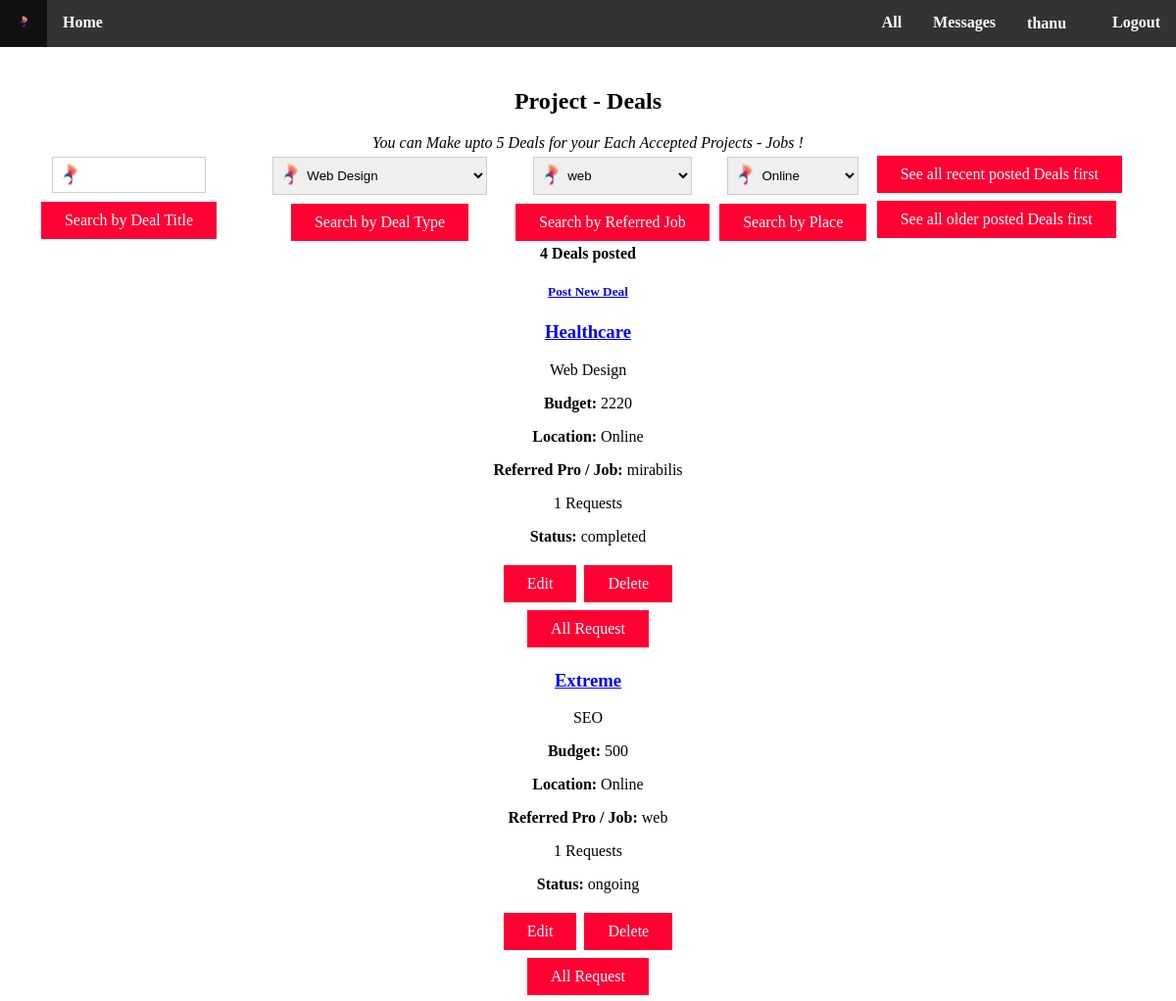
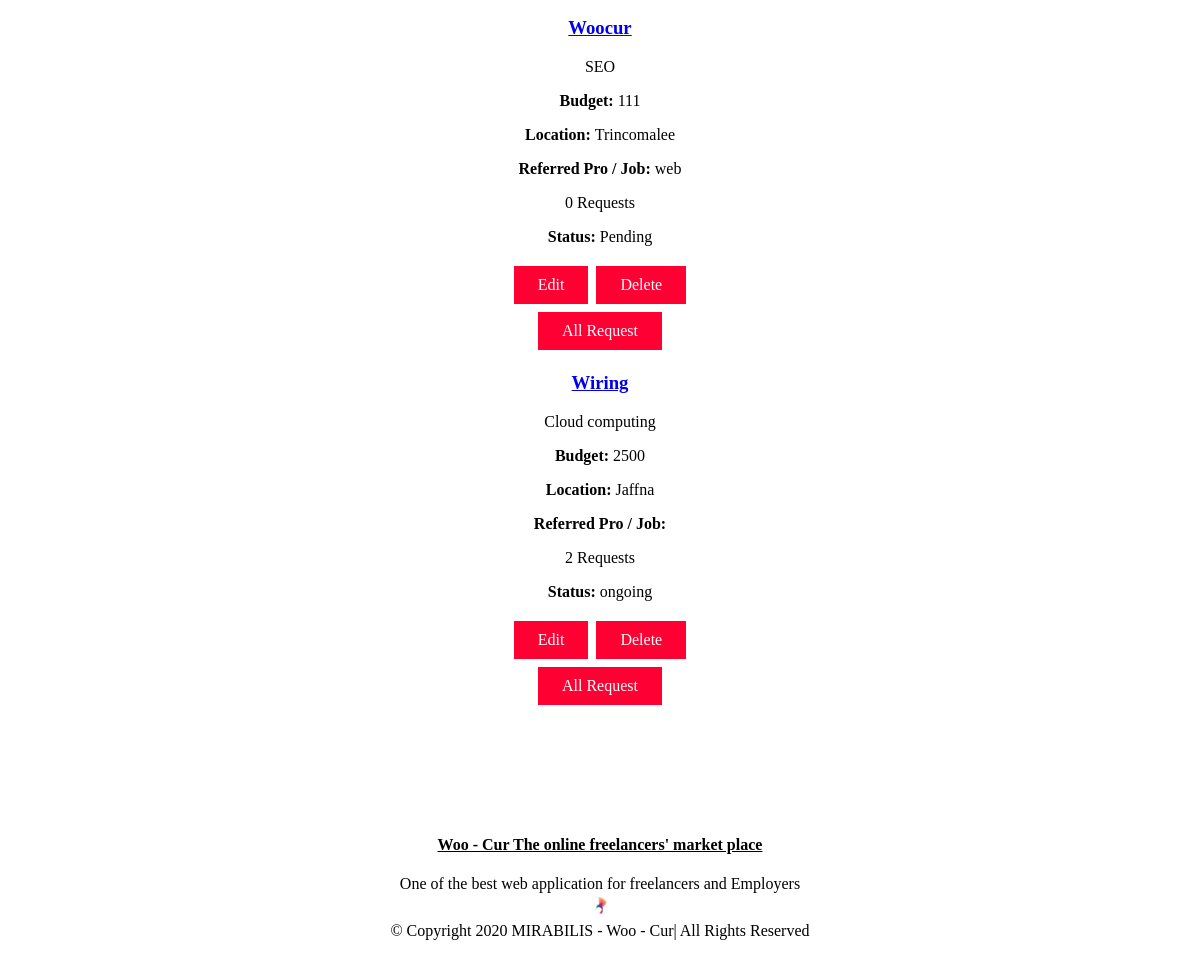
The page /deals.php (signed in) on the database its author committed (2 pictures, top to bottom).
### tables this page shows
CREATE TABLE IF NOT EXISTS `user` (
  `id` int(11) NOT NULL AUTO_INCREMENT,
  `name` varchar(255) NOT NULL,
  `password` varchar(255) NOT NULL,
  `address` varchar(255) NOT NULL,
  `email` varchar(255) NOT NULL,
  `contact` varchar(255) NOT NULL,
  `dob` date NOT NULL,
  `gender` varchar(255) NOT NULL,
  `usertype` varchar(255) NOT NULL,
  `photo` varchar(255) NOT NULL,
  `verification` tinyint(4) NOT NULL,
  `cv` varchar(255) NOT NULL,
  `identy` varchar(255) NOT NULL,
  PRIMARY KEY (`id`)
);

CREATE TABLE IF NOT EXISTS `job` (
  `id` int(11) NOT NULL AUTO_INCREMENT,
  `title` varchar(255) NOT NULL,
  `description` varchar(255) NOT NULL,
  `category` varchar(255) NOT NULL,
  `skill` varchar(255) NOT NULL,
  `e_user` varchar(255) NOT NULL,
  `date` date NOT NULL,
  `cost` varchar(255) NOT NULL,
  `status` varchar(255) NOT NULL,
  `f_user` int(11) NOT NULL,
  `file` text NOT NULL,
  `time` timestamp NOT NULL DEFAULT CURRENT_TIMESTAMP ON UPDATE CURRENT_TIMESTAMP,
  `place` varchar(255) NOT NULL,
  `payment` tinyint(1) NOT NULL,
  `payment_file` varchar(255) NOT NULL,
  `method` varchar(255) NOT NULL,
  PRIMARY KEY (`id`)
);

CREATE TABLE IF NOT EXISTS `project` (
  `id` int(11) NOT NULL AUTO_INCREMENT,
  `title` varchar(255) NOT NULL,
  `description` varchar(255) NOT NULL,
  `category` varchar(255) NOT NULL,
  `skill` varchar(255) NOT NULL,
  `project_leader` varchar(255) NOT NULL,
  `date` date NOT NULL,
  `cost` varchar(255) NOT NULL,
  `status` varchar(255) NOT NULL,
  `f_user` varchar(255) NOT NULL,
  `file` text NOT NULL,
  `payment` tinyint(1) NOT NULL,
  `place` varchar(255) NOT NULL,
  `payment_file` varchar(255) NOT NULL,
  `time` timestamp NOT NULL DEFAULT CURRENT_TIMESTAMP ON UPDATE CURRENT_TIMESTAMP,
  `method` varchar(255) NOT NULL,
  `ref_job` varchar(255) NOT NULL,
  PRIMARY KEY (`id`)
);

### deals.php (the view, shortened to what this page needs)
<!DOCTYPE html>
<?php
require("include/db.php");
$fid = $_SESSION['USER_ID'];
$user = $mysqli->query("SELECT * FROM user WHERE `id` = $fid");
$userrow = $user->fetch_assoc();
$result = $mysqli->query("SELECT * FROM `project` WHERE `project_leader` = $fid");
?>
<html lang="en-us">
	<head>
		<link rel="stylesheet" href="css/deals.css">
	</head>
	<body id="body" class="body">
			<div class="navbar" id="navbar">
			<ul class="menu" id="menu">
				<li><a href="freelancer.php"><img src="icons/k4.ico" alt=""></a></li>
				<li><a href="freelancer.php#body">Home</a></li>
				<li class="navspace"><a href="include/logout.php">Logout</a></li>
				<li class="navspace"><a href="feditprofile.php?fid=<?=$fid?>"><?=$userrow['name']?><img src="img/user-2.png" style="width:15px; height:15px;"></a></li>
				<li class="navspace"><a href="message.php">Messages</a></li>
				<li class="dropdown">
				<a href="" class="dropbtn">All</a>
				</li>
			</ul>
			</div>
		<div class="home" id="home">
		<div id="index" class="index">
			<h2>Project - Deals</h2>
			<i>You can Make upto 5 Deals for your Each Accepted Projects - Jobs !</i>
			<div class="searching">
				<form action="deals.php" method="post">
					<div class="s_container">
					  <input type="text" name="s_title" required>
					  <center><button type="submit">Search by Deal Title</button></center>
					</div>
				</form>
				<form action="deals.php" method="post">
					<div class="s_container">
					  <select name="s_type" required>
						<?php
						$type = $mysqli->query("SELECT * FROM category");
						while($cat = $type->fetch_assoc()){
						echo '<option value="'.$cat['skill_sort'].'">';
						echo $cat['skill_sort'];
						echo '</option>';
						}
						?>
						</select>
					  <center><button type="submit">Search by Deal Type</button></center>
					</div>
				</form>
				<form action="deals.php" method="post">
					<div class="s_container">
					  <select name="ref_job" required>
						<?php
						$deals = $mysqli->query("SELECT * FROM job WHERE `f_user` = '$fid'");
						while($prodeals = $deals->fetch_assoc()){
						echo '<option value="'.$prodeals['title'].'">';
						echo $prodeals['title'];
						echo '</option>';
						}
						?>
						</select>
					  <center><button type="submit">Search by Referred Job</button></center>
					</div>
				</form>
				<form action="deals.php" method="post">
					<div class="s_container">
					  <select name="s_place" required>
								<option value="Online">Online</option>
							</select>
					  <center><button type="submit">Search by Place</button></center>
					</div>
				</form>
				<form action="deals.php" method="post">
					<div class="s_container">
					  <center><button type="submit" name="recentDeals">See all recent posted Deals first</button></center>
					</div>
				</form>
				<form action="deals.php" method="post">
					<div class="s_container">
					  <center><button type="submit" name="oldDeals">See all older posted Deals first</button></center>
					</div>
				</form>
			</div>
			<div class="container">
				<?php
				$num_prj = $result->num_rows;
				?>
					<h4><?=$num_prj?> Deals posted</h4>
					<h5><a href="dealspost.php">Post New Deal</a></h5>
							<?php
							while($row = $result->fetch_assoc()) {
							?>
							<div class="results">
								<h3>
									<a href="dealsview.php?pid=<?=$row['id']?>"><?=ucfirst($row['title'])?></a>
								</h3>
								<p><?=$row['category']?></p>
								<p><b>Budget: </b><?=$row['cost']?><p>
								<p><b>Location: </b><?=$row['place']?><p>
								<p><b>Referred Pro / Job: </b><?=$row['ref_job']?><p>
								<?php
								$res = $mysqli->query("SELECT `id` FROM `members_request` WHERE `project_id` = {$row['id']}");
								?>
								<p><?=$res->num_rows?> Requests<p>
								<p><b>Status: </b><?=empty($row['status'])?'pending':$row['status']?></p>
								<a href="dealspost.php?pid=<?=$row['id']?>"><button>Edit</button></a>
								<a href="include/delete-dealspost.php?pid=<?=$row['id']?>"><button>Delete</button></a>
								<a href="dealsview.php?pid=<?=$row['id']?>"><button>All Request</button></a>
							</div>
					<?php
					}
					?>
			</div>
		</div>
		</div>
	<div class="footer" id="footer">
	<h4><a href="#body">Woo - Cur The online freelancers' market place</a></h4>
	<p>One of the best web application for freelancers and Employers<br>
	<a href="#body"><img src="icons/k3.ico" alt="Woocur" /></a>
	<br>&copy; Copyright 2020  MIRABILIS - Woo - Cur| All Rights Reserved</p>
	</div>
	</body>
</html>

### css/deals.css (style rules this page uses)
#body { margin-bottom:0px; margin-top:0px; margin-left:0px; margin-right:0px; width:100%; height:auto; background-image:url(../img/banner.jpg); }
.home { width:98%; left:1%; right:1%; text-align:center; position:relative; top:52px; height:auto; }
.index { padding-top:0%; padding-bottom:10%; top:100px; }
.container { position:relative; width:50%; height:auto; right:25%; left:25%; background-color:transparent; }
.results { width:50%; height:auto; position:relative; right:25%; left:25%; background-image:url(../img/portfolio-3.jpg); background-position:center; background-size:100% 100%; }
.searching { width:98%; }
.s_container { float:left; }
button { background-color: #FF0033; border:none; Color:white; padding:10px 24px; text-align:center; text-decoration:none; font-size:16px; margin:4px 2px; cursor:pointer; font-family:Times New Roman; }
.footer { height:120px; position:relative; top:40px; text-align:center; color:black; width:98%; border-radius:0px; left:1%; right:1%; }
.footer a { color:black; }
.footer img { height:25px; width:25px; }
ul { list-style-type:none; margin:0; padding:0; overflow:hidden; background-color:#333; position:fixed; z-index:7; top:0; width:100%; }
li { float:left; font-weight:bold; }
li.navspace { float:right; }
li a { display:block; color:white; text-align:center; padding:14px 16px; text-decoration:none; }
.dropbtn { display: inline-block; color: white; text-align: center; padding: 14px 16px; text-decoration: none; }
.dropdown { float:right; }
li.dropdown { display: inline-block; }
input[type=text] { width:40%; padding:10px 30px; margin:5px 0; border:1px solid #ccc; border-radius:0px; cursor:pointer; background-image:url(../icons/k3.ico); background-position:1px 1px; background-repeat:no-repeat; }
select { width:80%; padding:10px 30px; margin:5px 0; border:1px solid #ccc; border-radius:0px; cursor:pointer; background-image:url(../icons/k3.ico); background-position:1px 1px; background-repeat:no-repeat; }

### rows shown on the page
user: name "thanu"
job: e_user "4", f_user "1"
project: title "Healthcare", category "Web Design", cost "2220", place "Online", ref_job "mirabilis", status "completed"
project: title "Extreme", category "SEO", cost "500", place "Online", ref_job "web", num_rows "1", status "ongoing"
project: title "Woocur", category "SEO", cost "111", place "Trincomalee", ref_job "web", num_rows "0", status "Pending"
project: title "Wiring", category "Cloud computing", cost "2500", place "Jaffna", status "ongoing"
job: e_user "2"

### other values the page prints
form field s_type "Web Design"
form field ref_job "web"
